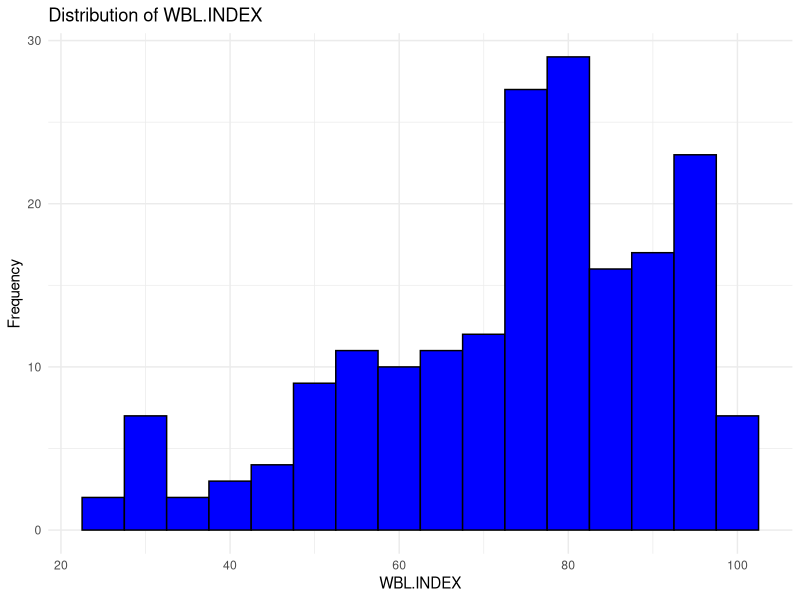
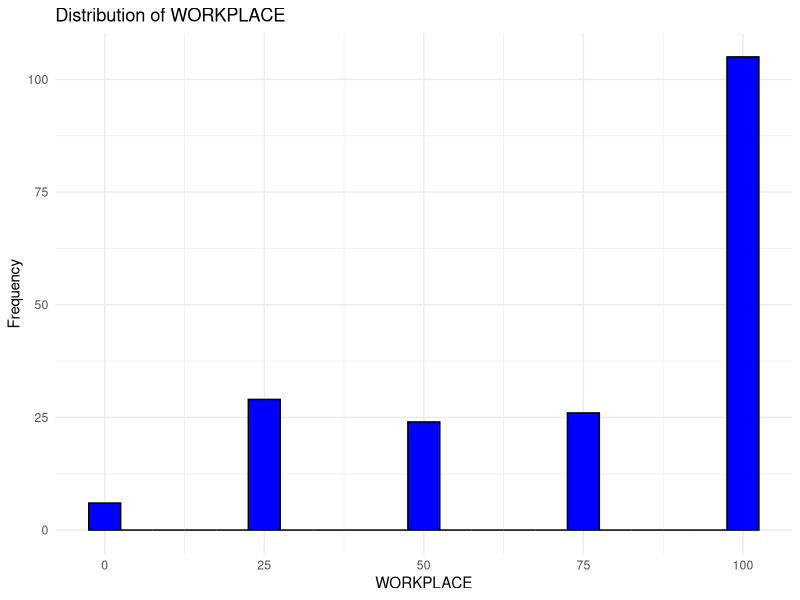
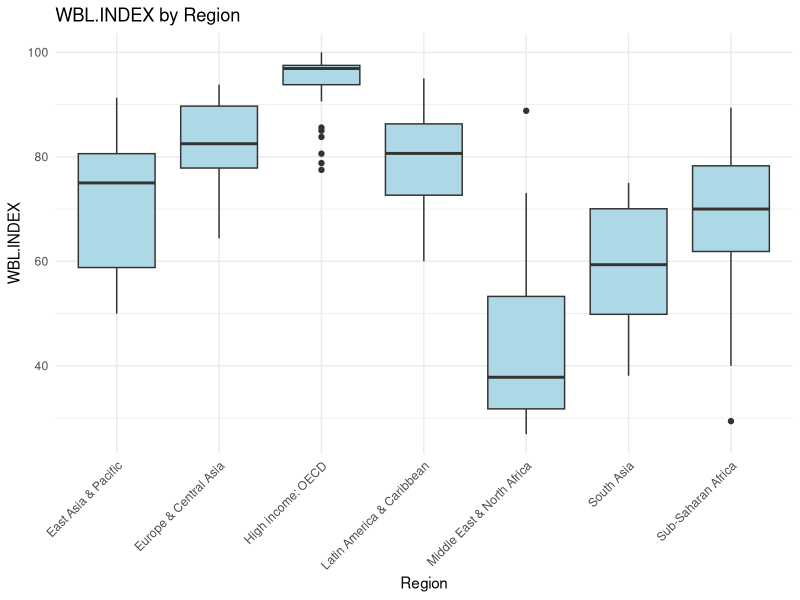
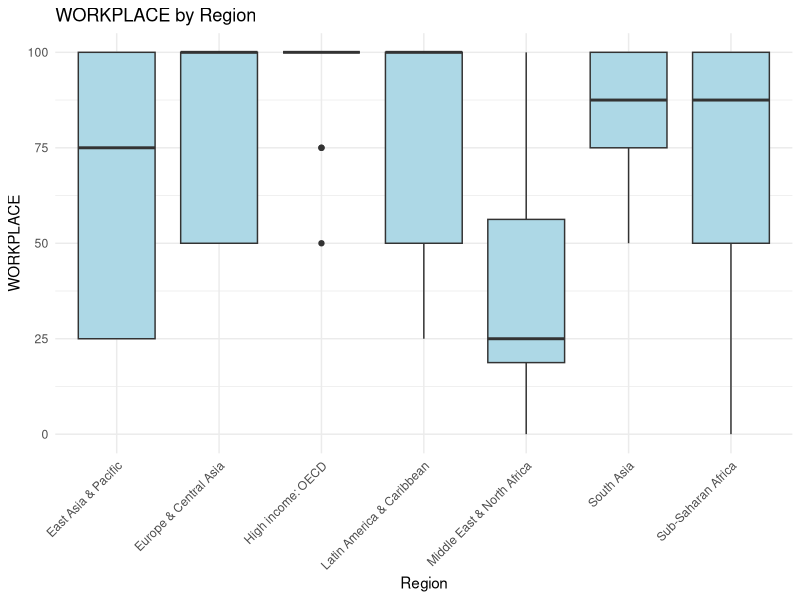
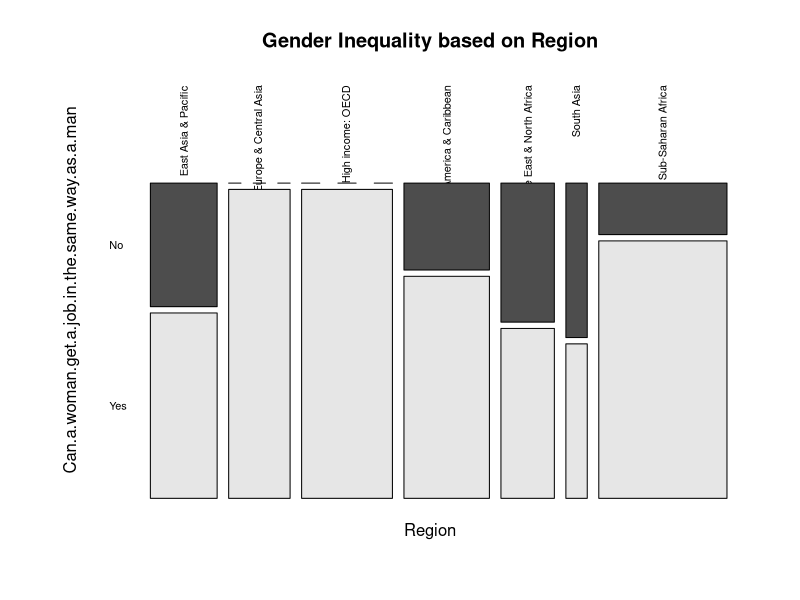
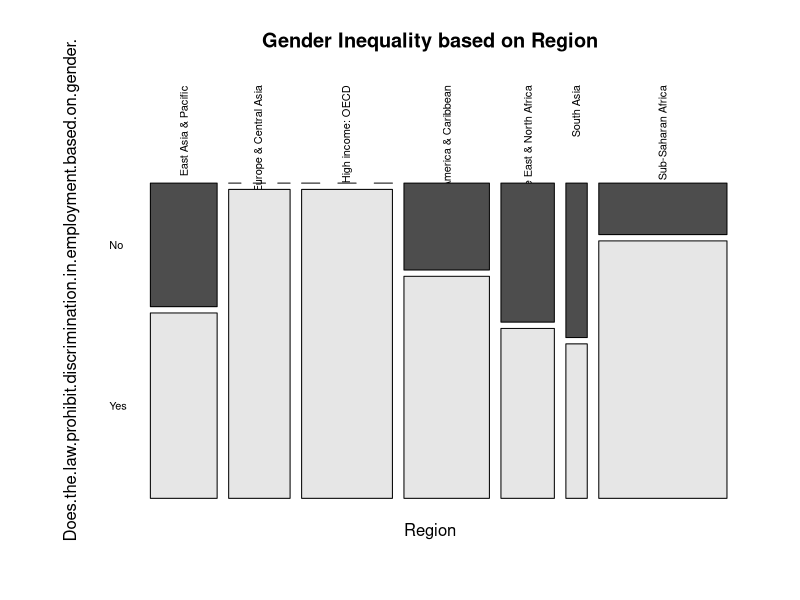
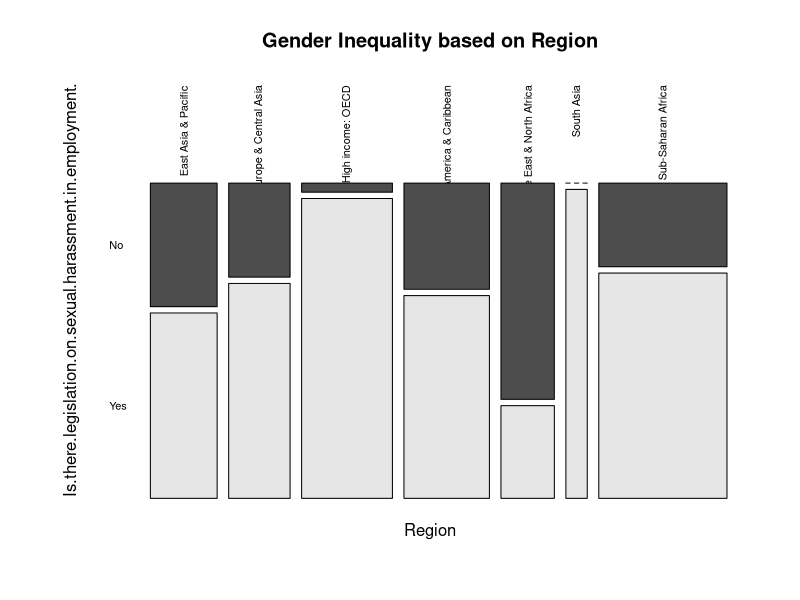
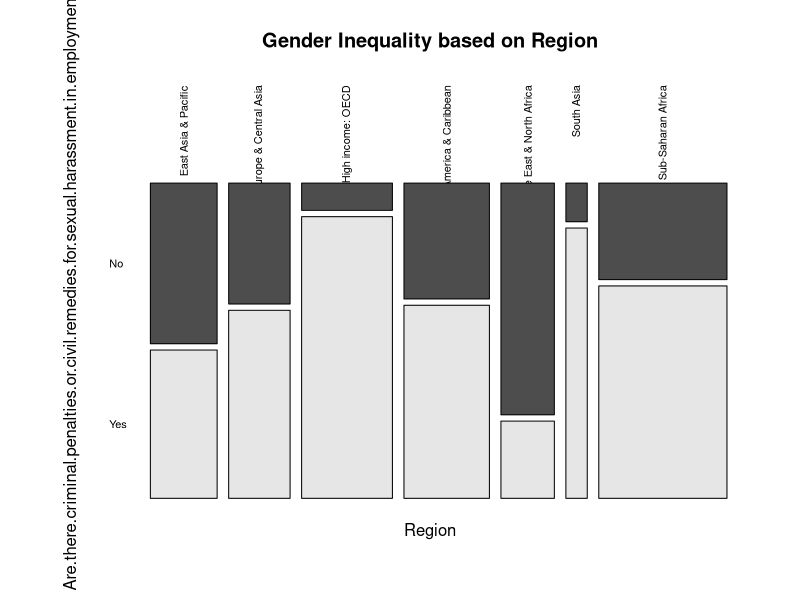

These charts were generated, in order, by the following R code:
## ---- chunk 1
library(dplyr)
library(ggplot2)
library(tidyr)

library(tidyr)
## ---- chunk 2
gender_inequality_and_economic_indicators_dataset <- read.csv("data/processed-data/gender_inequality_and_economic_indicators_dataset_clean_final.csv")
head(gender_inequality_and_economic_indicators_dataset)
## ---- chunk 3
economic_indicators_and_gender_inequality_data_subset <- gender_inequality_and_economic_indicators_dataset%>%
  select(Economy,                                                                               
Economy.Code,                                                                         
ISO.Code,                                                                              
Region,                                                                               
Income.Group,                                                                         
Report.Year,                                                                          
WBL.INDEX,
WORKPLACE,                                                                           
Can.a.woman.get.a.job.in.the.same.way.as.a.man.,                                      
Does.the.law.prohibit.discrimination.in.employment.based.on.gender.,                 
Is.there.legislation.on.sexual.harassment.in.employment.,                             
Are.there.criminal.penalties.or.civil.remedies.for.sexual.harassment.in.employment., 
Foreign_direct_investment,                                                            
agriculture_forestry_value_added,                                                      
GNI.per.capita,                                                                       
net_barter_terms_of_trade_index,                                                      
gdp_per_person_employed,
)

str(economic_indicators_and_gender_inequality_data_subset)

## ---- chunk 4
summary(economic_indicators_and_gender_inequality_data_subset)
## ---- chunk 5

ggplot(economic_indicators_and_gender_inequality_data_subset, aes(x = WBL.INDEX)) +
  geom_histogram(binwidth = 5, fill = "blue", color = "black") +
  theme_minimal() +
  labs(title = "Distribution of WBL.INDEX", x = "WBL.INDEX", y = "Frequency")


## ---- chunk 6

ggplot(economic_indicators_and_gender_inequality_data_subset, aes(x = WORKPLACE)) +
  geom_histogram(binwidth = 5, fill = "blue", color = "black") +
  theme_minimal() +
  labs(title = "Distribution of WORKPLACE", x = "WORKPLACE", y = "Frequency")

## ---- chunk 7

par(mar = c(5, 5, 4, 2))
ggplot(economic_indicators_and_gender_inequality_data_subset, aes(x = Region, y = WBL.INDEX)) +
  geom_boxplot(fill = "lightblue") +
  theme_minimal() +
  labs(title = "WBL.INDEX by Region", x = "Region", y = "WBL.INDEX") +
  theme(axis.text.x = element_text(angle = 45, hjust = 1))
## ---- chunk 8

par(mar = c(5, 5, 4, 2))
ggplot(economic_indicators_and_gender_inequality_data_subset, aes(x = Region, y = WORKPLACE)) +
  geom_boxplot(fill = "lightblue") +
  theme_minimal() +
  labs(title = "WORKPLACE by Region", x = "Region", y = "WORKPLACE") +
  theme(axis.text.x = element_text(angle = 45, hjust = 1))
## ---- chunk 9
economic_indicators_and_gender_inequality_data_subset %>%
  group_by(Region) %>%
  summarize(yes_answer_count = sum(Can.a.woman.get.a.job.in.the.same.way.as.a.man. == "Yes", na.rm = TRUE),
            no_answer_count = sum(Can.a.woman.get.a.job.in.the.same.way.as.a.man. == "No", na.rm = TRUE)) %>%
  mutate(total = yes_answer_count + no_answer_count,
         yes_answer_percentage = yes_answer_count / total * 100)

mosaicplot(~Region + Does.the.law.prohibit.discrimination.in.employment.based.on.gender., data = economic_indicators_and_gender_inequality_data_subset,
           color = TRUE, main = "Gender Inequality based on Region", ylab='Can.a.woman.get.a.job.in.the.same.way.as.a.man',  las = 2)
## ---- chunk 10

economic_indicators_and_gender_inequality_data_subset %>%
  group_by(Region) %>%
  summarize(yes_answer_count = sum(Does.the.law.prohibit.discrimination.in.employment.based.on.gender. == "Yes", na.rm = TRUE),
            no_answer_count = sum(Does.the.law.prohibit.discrimination.in.employment.based.on.gender. == "No", na.rm = TRUE)) %>%
  mutate(total = yes_answer_count + no_answer_count,
         yes_percentage = yes_answer_count / total * 100)

mosaicplot(~Region + Does.the.law.prohibit.discrimination.in.employment.based.on.gender., data = economic_indicators_and_gender_inequality_data_subset,
           color = TRUE, main = "Gender Inequality based on Region", ylab='Does.the.law.prohibit.discrimination.in.employment.based.on.gender.',  las = 2)
## ---- chunk 11

economic_indicators_and_gender_inequality_data_subset %>%
  group_by(Region) %>%
  summarize(yes_answer_count = sum(Is.there.legislation.on.sexual.harassment.in.employment. == "Yes", na.rm = TRUE),
            no_answer_count = sum(Is.there.legislation.on.sexual.harassment.in.employment. == "No", na.rm = TRUE)) %>%
  mutate(total = yes_answer_count + no_answer_count,
         yes_percentage = yes_answer_count / total * 100)

mosaicplot(~Region + Is.there.legislation.on.sexual.harassment.in.employment., data = economic_indicators_and_gender_inequality_data_subset,
           color = TRUE, main = "Gender Inequality based on Region", ylab='Is.there.legislation.on.sexual.harassment.in.employment.',  las = 2)
## ---- chunk 12

economic_indicators_and_gender_inequality_data_subset %>%
  group_by(Region) %>%
  summarize(yes_answer_count = sum(Are.there.criminal.penalties.or.civil.remedies.for.sexual.harassment.in.employment. == "Yes", na.rm = TRUE),
            no_answer_count = sum(Are.there.criminal.penalties.or.civil.remedies.for.sexual.harassment.in.employment. == "No", na.rm = TRUE)) %>%
  mutate(total = yes_answer_count + no_answer_count,
         yes_percentage = yes_answer_count / total * 100)

mosaicplot(~Region + Are.there.criminal.penalties.or.civil.remedies.for.sexual.harassment.in.employment., data = economic_indicators_and_gender_inequality_data_subset,
           color = TRUE, main = "Gender Inequality based on Region", ylab='Are.there.criminal.penalties.or.civil.remedies.for.sexual.harassment.in.employment.',  las = 2)
## ---- chunk 13

econimic_indicator_gender_inequality_pivot_long<- economic_indicators_and_gender_inequality_data_subset %>%
  pivot_longer(
    cols = c(Foreign_direct_investment, agriculture_forestry_value_added, 
             GNI.per.capita, net_barter_terms_of_trade_index, 
             gdp_per_person_employed),
    names_to = "Economic_Indicator",
    values_to = "values"
  )

econimic_indicator_gender_inequality_pivot_long


ggplot(econimic_indicator_gender_inequality_pivot_long, aes(x = WBL.INDEX, y = values)) +
  geom_point(color = "blue", alpha = 0.7) +  # 
  geom_smooth(method = "lm", se = FALSE, color = "red", linetype = "dashed") + 
  facet_wrap(~ Economic_Indicator, scales = "free_y") +  
  labs(
    title = "WBL.INDEX vs Economic Indicators",
    x = "WBL.INDEX",
    y = "Economic Indicator"
  ) +
  theme_minimal() + 
  theme(
    strip.text = element_text(face = "bold", size = 12),  # Facet labels styling
    plot.title = element_text(hjust = 0.5, face = "bold", size = 16)
  )

## ---- chunk 14

workplace_data_long <- economic_indicators_and_gender_inequality_data_subset %>%
  pivot_longer(
    cols = c(Foreign_direct_investment, agriculture_forestry_value_added, 
             GNI.per.capita, net_barter_terms_of_trade_index, 
             gdp_per_person_employed),
    names_to = "Economic_Indicator",
    values_to = "workplace_value"
  )


ggplot(workplace_data_long , aes(x = WORKPLACE, y = workplace_value)) +
  geom_point(color = "blue", alpha = 0.7) +  # Scatter points
  geom_smooth(method = "lm", se = FALSE, color = "red", linetype = "dashed") +  
  facet_wrap(~ Economic_Indicator, scales = "free_y") +  
  labs(
    title = "WORKPLACE vs Economic Indicators",
    x = "WORKPLACE",
    y = "Indicator Value"
  ) +
  theme_minimal() +  # Clean theme
  theme(
    strip.text = element_text(face = "bold", size = 12),  
    plot.title = element_text(hjust = 0.5, face = "bold", size = 16)
  )
## ---- chunk 15
ggplot(econimic_indicator_gender_inequality_pivot_long, aes(x = Region, y = values, fill = Region)) +
  geom_boxplot() +
  facet_wrap(~ Economic_Indicator, scales = "free_y") +
  labs(
    title = "Distribution of Economic Indicators by Region", 
    x = "Region", y = "Indicator Value"
  ) +
  theme_minimal() +
  theme(
    legend.position = "none",
    axis.text.x = element_text(angle = 90, hjust = 1)
  )

